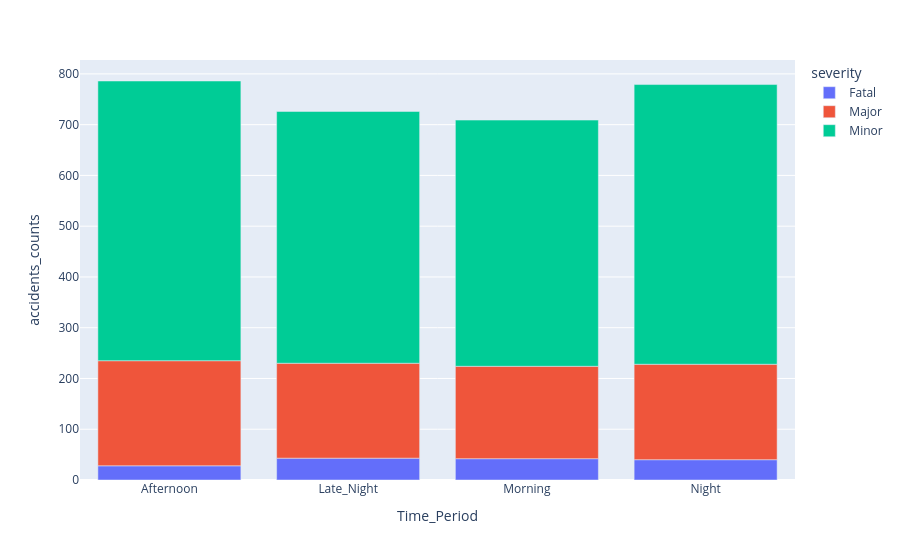

Here is the notebook cell this chart was saved with:
### Code cell
pe.bar(data_frame=Severity_by_Time_Periods,x='Time_Period',y='accidents_counts',color='severity')

### Figure 1 — Plotly figure (JSON) as saved in the notebook; plotly's stock layout.template omitted (floating-point values rounded to 4 significant figures)
{"data": [{"hovertemplate": "severity=Fatal<br>Time_Period=%{x}<br>accidents_counts=%{y}<extra></extra>", "legendgroup": "Fatal", "marker": {"color": "#636efa", "pattern": {"shape": ""}}, "name": "Fatal", "orientation": "v", "showlegend": true, "textposition": "auto", "type": "bar", "x": ["Afternoon", "Late_Night", "Morning", "Night"], "xaxis": "x", "y": [28, 43, 42, 40], "yaxis": "y"}, {"hovertemplate": "severity=Major<br>Time_Period=%{x}<br>accidents_counts=%{y}<extra></extra>", "legendgroup": "Major", "marker": {"color": "#EF553B", "pattern": {"shape": ""}}, "name": "Major", "orientation": "v", "showlegend": true, "textposition": "auto", "type": "bar", "x": ["Afternoon", "Late_Night", "Morning", "Night"], "xaxis": "x", "y": [207, 187, 182, 188], "yaxis": "y"}, {"hovertemplate": "severity=Minor<br>Time_Period=%{x}<br>accidents_counts=%{y}<extra></extra>", "legendgroup": "Minor", "marker": {"color": "#00cc96", "pattern": {"shape": ""}}, "name": "Minor", "orientation": "v", "showlegend": true, "textposition": "auto", "type": "bar", "x": ["Afternoon", "Late_Night", "Morning", "Night"], "xaxis": "x", "y": [551, 496, 485, 551], "yaxis": "y"}], "layout": {"barmode": "relative", "legend": {"title": {"text": "severity"}, "tracegroupgap": 0}, "margin": {"t": 60}, "xaxis": {"anchor": "y", "domain": [0, 1], "title": {"text": "Time_Period"}}, "yaxis": {"anchor": "x", "domain": [0, 1], "title": {"text": "accidents_counts"}}}}
